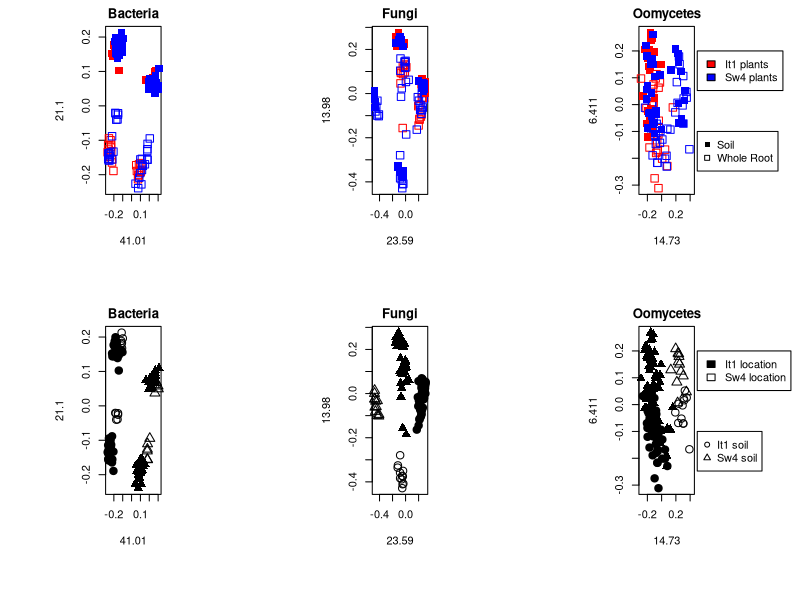

Source code (R):
### This script recapitulates Figure 4, panel b. It is not the original script, therefore axis might be mirrored.
### The output includ one figure with data for bacteria, fungi and oomycetes
###

tab_b=read.table("../bacterial_data/bray_curtis_otu_table_norm.txt", sep="\t", header=T, check.names=F)
tab_f=read.table("../fungal_data/bray_curtis_otu_table_norm.txt", sep="\t", header=T, check.names=F)
tab_o=read.table("../oomycetal_data/bray_curtis_otu_table_norm.txt", sep="\t", header=T, check.names=F)


cou=0
dev.new(width=12.9,height=6.9)
par(mfrow=c(2,3),mar=c(8,8,2,8),xpd=T)



for(i in 1:2){


	aa_pat="(Italy|Sweden).(Root|Soil|DP.Soil).(It|Sw)"

	for(ii in 1:3){

		if(ii==1){
			bc_bac=tab_b

			plot_nam="Bacteria"	
		}
		if(ii==2){ 
			bc_bac=tab_f

			plot_nam="Fungi"
		}
		if(ii==3){ 
			bc_bac=tab_o

			plot_nam="Oomycetes"
		}

		aa=grep(aa_pat,colnames(bc_bac))
		
		if(ii==1){bac_num_sam=length(aa)}
		if(ii==2){fun_num_sam=length(aa)}
		if(ii==3){oo_num_sam=length(aa)}	

		bc_bac=bc_bac[aa,aa]

		pcoa_bac <- cmdscale(bc_bac, k=2, eig=T)
		bac_v1=format(100*pcoa_bac$eig[1]/sum(pcoa_bac$eig),digits=4)
		bac_v2=format(100*pcoa_bac$eig[2]/sum(pcoa_bac$eig),digits=4)

		plot(pcoa_bac$points[,1],pcoa_bac$points[,2],cex=0.5,col="white",xlab=bac_v1,ylab=bac_v2,main=plot_nam)

		

		if(i==1){

			aa_ro_it=grep("(Sweden|Italy).Root.(It|Sw).It",row.names(bc_bac),perl=T)
			aa_ro_sw=grep("(Sweden|Italy).Root.(It|Sw).Sw",row.names(bc_bac),perl=T)
			aa_so_it=grep("(Sweden|Italy).Soil.(It|Sw).It",row.names(bc_bac),perl=T)
			aa_so_sw=grep("(Sweden|Italy).Soil.(It|Sw).Sw",row.names(bc_bac),perl=T)
			


			points(pcoa_bac$points[aa_ro_it,1],pcoa_bac$points[aa_ro_it,2],col="red",pch=0,cex=1.5)
			points(pcoa_bac$points[aa_ro_sw,1],pcoa_bac$points[aa_ro_sw,2],col="blue",pch=0,cex=1.5)
			points(pcoa_bac$points[aa_so_it,1],pcoa_bac$points[aa_so_it,2],col="red",pch=15,cex=1.5)
			points(pcoa_bac$points[aa_so_sw,1],pcoa_bac$points[aa_so_sw,2],col="blue",pch=15,cex=1.5)
			

			if(ii==3){
				legend(0.5,0.2,c("It1 plants","Sw4 plants"),fill=c("red","blue"))
				legend(0.5,-0.1,c("Soil","Whole Root"),pch=c(15,0))
				
			}
		
			
		}

		if(i==2){
			
			aa_sw_it=grep("Sweden.(Soil|Root).It.",row.names(bc_bac),perl=T)
			aa_sw_sw=grep("Sweden.(Soil|Root).Sw.",row.names(bc_bac),perl=T)
			aa_it_it=grep("Italy.(Soil|Root).It.",row.names(bc_bac),perl=T)
			aa_it_sw=grep("Italy.(Soil|Root).Sw.",row.names(bc_bac),perl=T)
			


			points(pcoa_bac$points[aa_sw_it,1],pcoa_bac$points[aa_sw_it,2],col="black",pch=1,cex=1.5)
			points(pcoa_bac$points[aa_sw_sw,1],pcoa_bac$points[aa_sw_sw,2],col="black",pch=2,cex=1.5)
			points(pcoa_bac$points[aa_it_it,1],pcoa_bac$points[aa_it_it,2],col="black",pch=19,cex=1.5)
			points(pcoa_bac$points[aa_it_sw,1],pcoa_bac$points[aa_it_sw,2],col="black",pch=17,cex=1.5)

			if(ii==3){
				legend(0.5,0.2,c("It1 location","Sw4 location"),fill=c("black","white"))
				legend(0.5,-0.1,c("It1 soil","Sw4 soil"),pch=c(1,2))
			}
			
		}
		

		
	

	}# for ii 1:3 bac fun oo




}# i 1:4 soil, rs, rp ro



